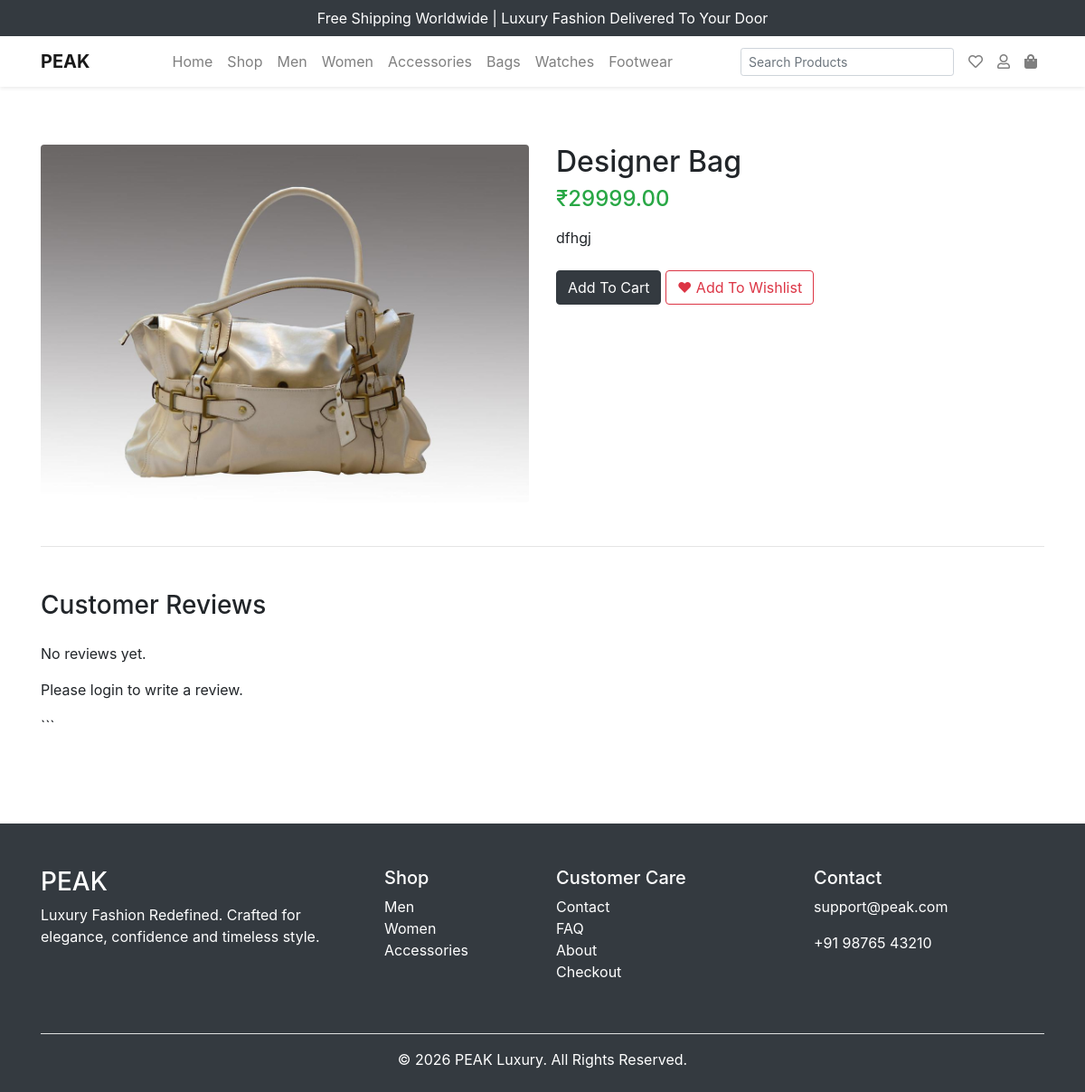
/product/22/, run on the app's committed database.
### store/models.py (models this page shows, shortened)
class Product(models.Model):
    category = models.ForeignKey(
        Category,
        on_delete=models.CASCADE,
        related_name='products'
    )
    name = models.CharField(max_length=200)
    slug = models.SlugField(unique=True)
    image = models.ImageField(
        upload_to='products/'
    )
    description = models.TextField()
    price = models.DecimalField(
        max_digits=10,
        decimal_places=2
    )
    old_price = models.DecimalField(
        max_digits=10,
        decimal_places=2,
        blank=True,
        null=True
    )
    stock = models.PositiveIntegerField(default=10)
    featured = models.BooleanField(default=False)
    new_arrival = models.BooleanField(default=False)
    available = models.BooleanField(default=True)
    created = models.DateTimeField(auto_now_add=True)
    updated = models.DateTimeField(auto_now=True)
    class Meta:
        ordering = ['-created']

### store/views.py (the view)
def product_detail(request, id):
    product = get_object_or_404(
        Product,
        id=id
    )
    reviews = product.reviews.all()
    if request.method == "POST":
        if request.user.is_authenticated:
            form = ReviewForm(request.POST)
            if form.is_valid():
                review = form.save(commit=False)
                review.product = product
                review.user = request.user
                review.save()
                return redirect(
                    'product_detail',
                    id=product.id
                )
    else:
        form = ReviewForm()
    context = {
        'product': product,
        'reviews': reviews,
        'form': form,
    }
    return render(
    request,
    'product_detail.html',
    context
)

### store/forms.py
class ReviewForm(forms.ModelForm):
    class Meta:
        model = Review
        fields = ['rating', 'comment']

### templates/product_detail.html
{% extends 'base.html' %}
{% block content %}
<div class="container py-5">
<div class="row">
    <div class="col-md-6">
        <img src="{{ product.image.url }}"
            class="img-fluid rounded w-100"
            style="max-height:700px; object-fit:contain;"
            alt="{{ product.name }}">
    </div>
    <div class="col-md-6">
        <h2>{{ product.name }}</h2>
        <h4 class="text-success mb-3">
            ₹{{ product.price }}
        </h4>
        <p>
            {{ product.description }}
        </p>
        <div class="mt-4">
            <a href="{% url 'add_to_cart' product.id %}"
               class="btn btn-dark me-2">
                Add To Cart
            </a>
            <a href="{% url 'add_to_wishlist' product.id %}"
               class="btn btn-outline-danger">
                ❤ Add To Wishlist
            </a>
        </div>
    </div>
</div>
<hr class="my-5">
<h3 class="mb-4">
    Customer Reviews
</h3>
{% for review in reviews %}
<div class="card mb-3">
    <div class="card-body">
        <h6>
            {{ review.user.username }}
        </h6>
        <p class="text-warning">
            {% for i in "12345" %}
                {% if forloop.counter <= review.rating %}
                    ⭐
                {% endif %}
            {% endfor %}
        </p>
        <p>
            {{ review.comment }}
        </p>
        <small class="text-muted">
            {{ review.created_at }}
        </small>
    </div>
</div>
{% empty %}
<p>No reviews yet.</p>
{% endfor %}
{% if user.is_authenticated %}
<hr>
<h4>
    Write a Review
</h4>
<form method="POST">
    {% csrf_token %}
    {{ form.as_p }}
    <button type="submit"
            class="btn btn-dark">
        Submit Review
    </button>
</form>
{% else %}
<p class="mt-3">
    Please login to write a review.
</p>
{% endif %}
```
</div>
{% endblock %}

### data on the page
Product: image (picture), name "Designer Bag", price "29999.00", description "dfhgj"
